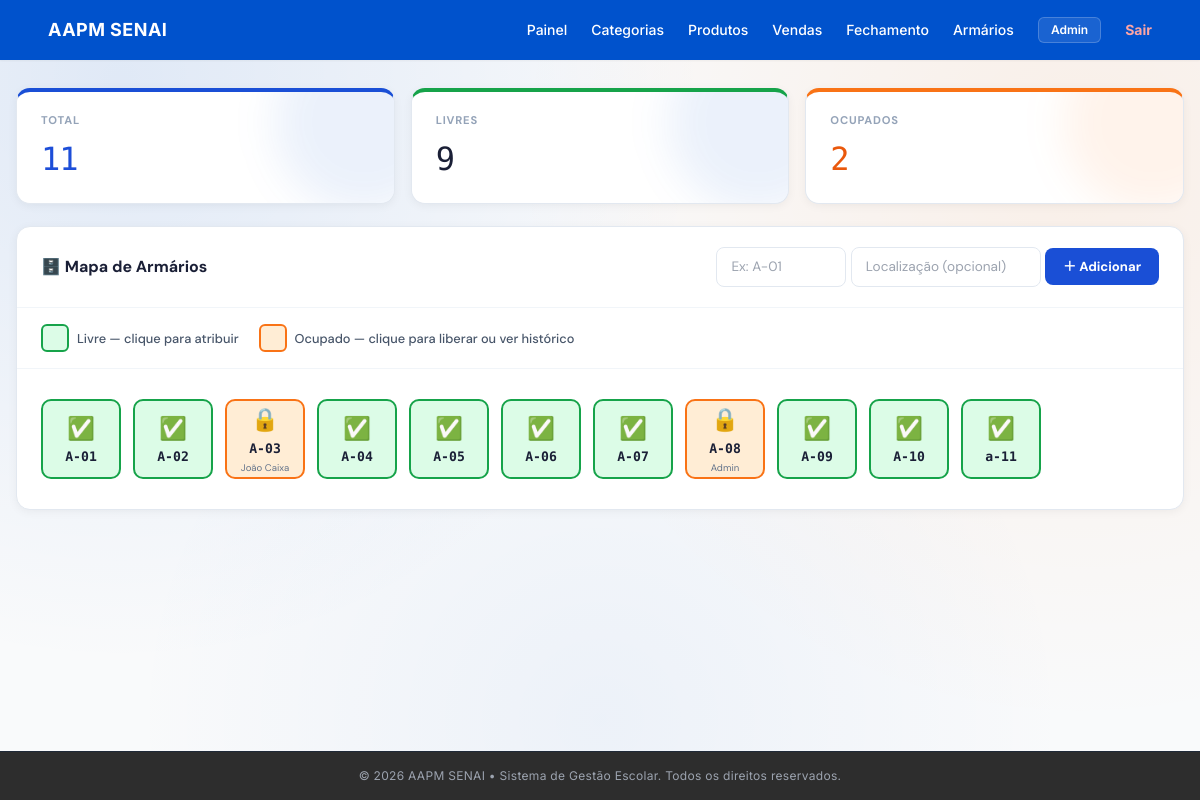
Screenshot of /armarios/ (signed in) with the database file from the repository.
### app/models/armario_model.py (models this page shows)
class Armario(Base):
    __tablename__ = "armarios"
    id           = Column(Integer, primary_key=True, autoincrement=True, index=True)
    numero       = Column(String(20), nullable=False, unique=True, index=True)
    localizacao  = Column(String(100), nullable=True)
    ocupado      = Column(Boolean, default=False)
    ativo        = Column(Boolean, default=True)
    usuario_id   = Column(Integer, ForeignKey("usuarios.id", ondelete="SET NULL"), nullable=True)
    usuario      = relationship("Usuario", foreign_keys=[usuario_id])
    atribuido_em = Column(DateTime, nullable=True)
    criado_em    = Column(DateTime, server_default=func.now())
    historico    = relationship("ArmarioHistorico", back_populates="armario", cascade="all, delete-orphan")

### app/models/user_model.py (models this page shows)
class Usuario(Base):
    __tablename__ = "usuarios"
    id = Column(Integer, primary_key=True, autoincrement=True)
    nome = Column(String(100), nullable=False)
    email = Column(String(150), unique=True, nullable=False)
    hashed_password = Column(String(255), nullable=False)
    role = Column(String(20), default="operador")
    ativo = Column(Boolean, default=True)
    criado_em = Column(DateTime, server_default=func.now())

### app/controllers/armario_controller.py (the view)
@router.get("/")
def listar(request: Request, payload=Depends(get_current_user), db: Session=Depends(get_db)):
    u = _obj(payload)
    armarios = db.query(Armario).filter(Armario.ativo==True).order_by(Armario.numero).all()
    usuarios = db.query(Usuario).filter(Usuario.ativo==True).all()
    total=len(armarios); ocupados=sum(1 for a in armarios if a.ocupado)
    return templates.TemplateResponse(request=request, name="armarios/index.html",
        context={"request":request,"usuario":u,"armarios":armarios,"usuarios":usuarios,
                 "total":total,"ocupados":ocupados,"livres":total-ocupados})

### app/templates/armarios/index.html (shortened to what this page needs)
{% extends "base.html" %}
{% block conteudo %}
<div class="arm-wrap">
  {% set q = request.query_params %}
  <div class="stats-row">
    <div class="stat-card blue">
      <div class="stat-label">Total</div>
      <div class="stat-value">{{ total }}</div>
    </div>
    <div class="stat-card green">
      <div class="stat-label">Livres</div>
      <div class="stat-value">{{ livres }}</div>
    </div>
    <div class="stat-card orange">
      <div class="stat-label">Ocupados</div>
      <div class="stat-value">{{ ocupados }}</div>
    </div>
  </div>
  <div class="panel">
    <div class="panel-header">
      <span class="panel-title">🗄️ Mapa de Armários</span>
      <form method="post" action="/armarios/novo" class="form-novo">
        <input type="text" name="numero"      placeholder="Ex: A-01" required>
        <input type="text" name="localizacao" placeholder="Localização (opcional)">
        <button type="submit" class="btn btn-blue">＋ Adicionar</button>
      </form>
    </div>
    <div class="legenda">
      <div class="leg-item"><div class="leg-box leg-livre"></div> Livre — clique para atribuir</div>
      <div class="leg-item"><div class="leg-box leg-ocupado"></div> Ocupado — clique para liberar ou ver histórico</div>
    </div>
    {% if armarios %}
    <div class="mapa-container">
      <div class="mapa-grid">
        {% for a in armarios %}
        <div class="arm-slot {{ 'ocupado' if a.ocupado else 'livre' }}"
             onclick="abrirModal(
               {{ a.id }},
               '{{ a.numero }}',
               {{ 'true' if a.ocupado else 'false' }},
               '{{ a.usuario.nome if a.ocupado and a.usuario else '' }}',
               '{{ a.localizacao or '' }}'
             )">
          <div class="arm-ico">{{ '🔒' if a.ocupado else '✅' }}</div>
          <div class="arm-num">{{ a.numero }}</div>
          {% if a.ocupado and a.usuario %}
          <div class="arm-user-mini">{{ a.usuario.nome }}</div>
          {% endif %}
        </div>
        {% endfor %}
      </div>
    </div>
    {% else %}
    <div class="empty-msg">Nenhum armário cadastrado. Adicione o primeiro acima.</div>
    {% endif %}
  </div>
</div>
{% endblock conteudo %}

### app/static/css/style.css (style rules this page uses)
:root { --blue:#0052cc; --orange:#ff6a00; --bg:#f5f7fb; --text:#0f172a; --muted:#64748b; }
body { margin:0; font-family:Inter, sans-serif; background: radial-gradient(circle at 10% 10%, rgba(0,82,204,.10), transparent 45%), radial-gradient(circle at 90% 20%, rgba(255,106,0,.08), transparent 45%), radial-gradient(circle at 50% 90%, rgba(0,82,204,.05), transparent 50%), var(--bg); }
.stats-row { display:grid; grid-template-columns:repeat(4,1fr); gap:18px; }
.stat-card { background:#ffffff; border-radius:18px; padding:20px; border:1px solid #eef2f7; box-shadow:0 10px 25px rgba(0,0,0,.05); position:relative; overflow:hidden; transition:.25s; }
.stat-card::before { content:""; position:absolute; width:180px; height:180px; top:-60px; right:-60px; border-radius:50%; background:rgba(0,82,204,.08); filter:blur(20px); z-index:0; }
.stat-card.orange::before { background:rgba(255,106,0,.08); }
.stat-card * { position:relative; z-index:2; }
.stat-label { font-size:11px; font-weight:800; color:var(--muted); text-transform:uppercase; letter-spacing:.8px; }
.stat-value { font-size:32px; font-weight:900; margin-top:10px; color:var(--text); letter-spacing:-1px; }
.stat-card.blue .stat-value { color:#1d4ed8; }
.stat-card.orange .stat-value { color:#ea580c; }
.blue { background:var(--blue); }
.orange { background:var(--orange); }
.green { background:#16a34a; }

### app/templates/base.html (style rules this page uses)
body { font-family: 'Inter', sans-serif; }

### app/templates/armarios/index.html (style rules this page uses)
.arm-wrap { font-family:'DM Sans',sans-serif; display:flex; flex-direction:column; gap:22px; padding-top:20px; }
.stats-row { display:grid; grid-template-columns:repeat(3,1fr); gap:16px; }
.stat-card { background:#fff; border-radius:14px; padding:20px 24px; border:1px solid #e2e8f0; border-top:4px solid transparent; box-shadow:0 2px 10px rgba(0,0,0,.05); }
.stat-card.blue { border-top-color:#1a4fd6; }
.stat-card.green { border-top-color:#16a34a; }
.stat-card.orange { border-top-color:#f97316; }
.stat-label { font-size:.7rem; font-weight:700; color:#94a3b8; text-transform:uppercase; letter-spacing:.8px; }
.stat-value { font-family:'DM Mono',monospace; font-size:2rem; font-weight:500; color:#1a1f36; margin:6px 0 0; }
.panel { background:#fff; border-radius:14px; border:1px solid #e2e8f0; box-shadow:0 2px 10px rgba(0,0,0,.05); overflow:hidden; }
.panel-header { padding:20px 24px; border-bottom:1px solid #f1f5f9; display:flex; align-items:center; justify-content:space-between; gap:12px; flex-wrap:wrap; }
.panel-title { font-size:1rem; font-weight:700; color:#1a1f36; }
.form-novo input { padding:9px 14px; border:1.5px solid #e2e8f0; border-radius:8px; font-size:.85rem; font-family:'DM Sans',sans-serif; outline:none; transition:border-color .15s; }
.form-novo input[name="numero"] { width:130px; }
.form-novo input[name="localizacao"] { width:190px; }
.btn { padding:9px 18px; border-radius:8px; font-size:.82rem; font-weight:700; border:none; cursor:pointer; text-decoration:none; display:inline-flex; align-items:center; gap:6px; transition:opacity .15s, transform .12s; font-family:'DM Sans',sans-serif; }
.btn-blue { background:#1a4fd6; color:#fff; }
.legenda { display:flex; align-items:center; gap:20px; padding:16px 24px; border-bottom:1px solid #f1f5f9; flex-wrap:wrap; }
.leg-item { display:flex; align-items:center; gap:8px; font-size:.8rem; color:#475569; font-weight:500; }
.leg-box { width:28px; height:28px; border-radius:6px; }
.leg-livre { background:#dcfce7; border:2px solid #16a34a; }
.leg-ocupado { background:#ffedd5; border:2px solid #f97316; }
.mapa-container { padding:30px 24px; }
.mapa-grid { display:flex; flex-wrap:wrap; gap:12px; }
.arm-slot { width:80px; height:80px; border-radius:10px; display:flex; flex-direction:column; align-items:center; justify-content:center; cursor:pointer; border:2px solid transparent; transition:transform .15s, box-shadow .15s; position:relative; user-select:none; }
.arm-slot.livre { background:#dcfce7; border-color:#16a34a; }
.arm-slot.ocupado { background:#ffedd5; border-color:#f97316; }
.arm-slot .arm-num { font-family:'DM Mono',monospace; font-size:.82rem; font-weight:600; color:#1a1f36; }
.arm-slot .arm-ico { font-size:1.4rem; margin-bottom:2px; }
.arm-slot .arm-user-mini { font-size:.6rem; color:#64748b; text-align:center; max-width:72px; overflow:hidden; white-space:nowrap; text-overflow:ellipsis; margin-top:2px; }

### rows the page displays
Armario: ocupado "✅", numero "A-01"
Armario: ocupado "✅", numero "A-02"
Armario: ocupado "🔒", numero "A-03", usuario.nome "João Caixa"
Armario: ocupado "✅", numero "A-04"
Armario: ocupado "✅", numero "A-05"
Armario: ocupado "✅", numero "A-06"
Armario: ocupado "✅", numero "A-07"
Armario: ocupado "🔒", numero "A-08", usuario.nome "Admin"
Armario: ocupado "✅", numero "A-09"
Armario: ocupado "✅", numero "A-10"
Armario: ocupado "✅", numero "a-11"

### other values shown
{{ usuario.nome }} "Admin"
{{ total }} "11"
{{ livres }} "9"
{{ ocupados }} "2"
